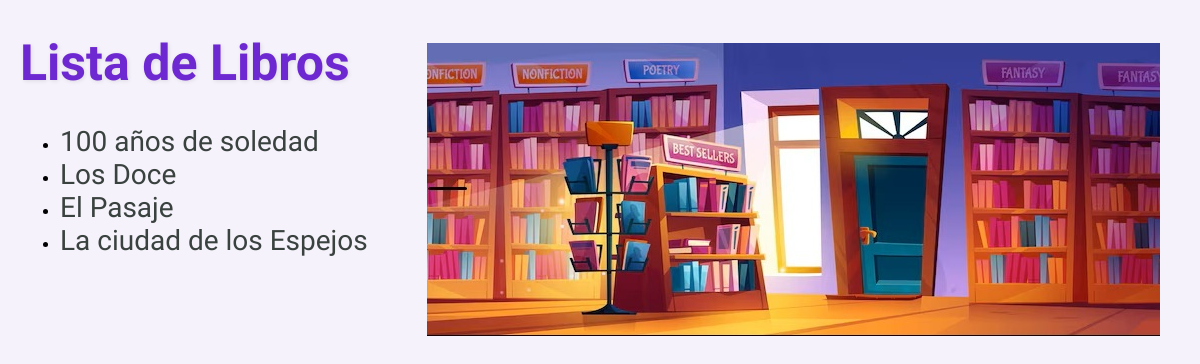
The app's page /libros/ with its own data.
### libros/models.py (models this page shows, shortened)
class Libro(models.Model):
    titulo = models.CharField(max_length=200)
    autor = models.CharField(max_length=100)
    descripcion = models.TextField()
    fecha_publicacion = models.DateField()
    isbn = models.CharField(max_length=13, unique=True)

### libros/views.py (the view)
# urls.py: path('', views.lista_libros, name='lista_libros'),
def lista_libros(request):
    libros = Libro.objects.all()
    return render(request, 'libros/lista_libros.html', {'libros': libros})

### libros/templates/libros/lista_libros.html (shortened to what this page needs)
<!DOCTYPE html>
<html>
<head>
    {% load static %}
    <link rel="stylesheet" type="text/css" href="{% static 'estilos.css' %}">
</head>
<body>
    <h1 >Lista de Libros</h1>
    <ul>
    {% for libro in libros %}
        <li><a href="{% url 'detalle_libro' libro.id %}">{{ libro.titulo }}</a></li>
    {% endfor %}
    </ul>
    {% load static %}
        <img src="{% static 'images/libreria2.jpg' %}"
        alt="Librería"
        style="position: relative; float: right; top: -230px; right: 20px; margin-left: 10px;">
</body>
</html>

### static/estilos.css (style rules this page uses)
body { font-family: 'Dancing Script', cursive; background-color:#f6f2fb; margin: 20px; }
h1 { color: #5a2d82; font-family: 'Dancing Script', cursive; font-size: 50px; color: #6e28d1; text-shadow: 1px 1px 4px rgba(0, 0, 0, 0.1); }
a { text-decoration: none; color: #3a423f; font-size: 28px; }

### records on screen
Libro: titulo "100 años de soledad"
Libro: titulo "Los Doce"
Libro: titulo "El Pasaje"
Libro: titulo "La ciudad de los Espejos"
